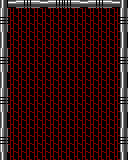

Below is a game level as drawn by its tile map, then a one-line description and the .tmx file that defines it, in full:
An orthogonal 16x20 tile map with 8x8 px tiles, 3 tile layers (Background, Frame, Bricks), 3 tilesets.

<map version="1.4" tiledversion="1.4.2" orientation="orthogonal" renderorder="right-down" width="16" height="20" tilewidth="8" tileheight="8" infinite="0" nextlayerid="4" nextobjectid="1">
 <tileset firstgid="1" name="Patterns" tilewidth="8" tileheight="8" tilecount="25" columns="5">
  <image source="patterns.png" trans="ffffff" width="40" height="40" />
 </tileset>
 <tileset firstgid="26" name="Frame" tilewidth="8" tileheight="8" tilecount="6" columns="3">
  <image source="frame.png" width="24" height="16" />
 </tileset>
 <tileset firstgid="32" name="Bricks" tilewidth="16" tileheight="8" tilecount="10" columns="1">
  <image source="bricks.png" width="16" height="80" />
 </tileset>
 <layer id="1" name="Background" width="16" height="20">
  <data encoding="csv">
0,0,0,0,0,0,0,0,0,0,0,0,0,0,0,0,
0,4,4,4,4,4,4,4,4,4,4,4,4,4,4,0,
0,4,4,4,4,4,4,4,4,4,4,4,4,4,4,0,
0,4,4,4,4,4,4,4,4,4,4,4,4,4,4,0,
0,4,4,4,4,4,4,4,4,4,4,4,4,4,4,0,
0,4,4,4,4,4,4,4,4,4,4,4,4,4,4,0,
0,4,4,4,4,4,4,4,4,4,4,4,4,4,4,0,
0,4,4,4,4,4,4,4,4,4,4,4,4,4,4,0,
0,4,4,4,4,4,4,4,4,4,4,4,4,4,4,0,
0,4,4,4,4,4,4,4,4,4,4,4,4,4,4,0,
0,4,4,4,4,4,4,4,4,4,4,4,4,4,4,0,
0,4,4,4,4,4,4,4,4,4,4,4,4,4,4,0,
0,4,4,4,4,4,4,4,4,4,4,4,4,4,4,0,
0,4,4,4,4,4,4,4,4,4,4,4,4,4,4,0,
0,4,4,4,4,4,4,4,4,4,4,4,4,4,4,0,
0,4,4,4,4,4,4,4,4,4,4,4,4,4,4,0,
0,4,4,4,4,4,4,4,4,4,4,4,4,4,4,0,
0,4,4,4,4,4,4,4,4,4,4,4,4,4,4,0,
0,4,4,4,4,4,4,4,4,4,4,4,4,4,4,0,
0,4,4,4,4,4,4,4,4,4,4,4,4,4,4,0
</data>
 </layer>
 <layer id="2" name="Frame" width="16" height="20">
  <data encoding="csv">
26,29,30,31,30,29,30,31,31,30,29,30,31,30,29,26,
27,0,0,0,0,0,0,0,0,0,0,0,0,0,0,27,
28,0,0,0,0,0,0,0,0,0,0,0,0,0,0,28,
27,0,0,0,0,0,0,0,0,0,0,0,0,0,0,27,
26,0,0,0,0,0,0,0,0,0,0,0,0,0,0,26,
26,0,0,0,0,0,0,0,0,0,0,0,0,0,0,26,
27,0,0,0,0,0,0,0,0,0,0,0,0,0,0,27,
28,0,0,0,0,0,0,0,0,0,0,0,0,0,0,28,
27,0,0,0,0,0,0,0,0,0,0,0,0,0,0,27,
26,0,0,0,0,0,0,0,0,0,0,0,0,0,0,26,
26,0,0,0,0,0,0,0,0,0,0,0,0,0,0,26,
27,0,0,0,0,0,0,0,0,0,0,0,0,0,0,27,
28,0,0,0,0,0,0,0,0,0,0,0,0,0,0,28,
27,0,0,0,0,0,0,0,0,0,0,0,0,0,0,27,
26,0,0,0,0,0,0,0,0,0,0,0,0,0,0,26,
26,0,0,0,0,0,0,0,0,0,0,0,0,0,0,26,
27,0,0,0,0,0,0,0,0,0,0,0,0,0,0,27,
28,0,0,0,0,0,0,0,0,0,0,0,0,0,0,28,
27,0,0,0,0,0,0,0,0,0,0,0,0,0,0,27,
26,0,0,0,0,0,0,0,0,0,0,0,0,0,0,26
</data>
 </layer>
 <layer id="3" name="Bricks" width="16" height="20">
  <data encoding="csv">
0,0,0,0,0,0,0,0,0,0,0,0,0,0,0,0,
0,0,0,0,0,0,0,0,0,0,0,0,0,0,0,0,
0,0,0,0,0,0,0,0,0,0,0,0,0,0,0,0,
0,0,0,0,0,0,0,0,0,0,0,0,0,0,0,0,
0,0,0,0,0,0,0,0,0,0,0,0,0,0,0,0,
0,0,0,0,0,0,0,0,0,0,0,0,0,0,0,0,
0,0,0,0,0,0,0,0,0,0,0,0,0,0,0,0,
0,0,0,0,0,0,0,0,0,0,0,0,0,0,0,0,
0,0,0,0,0,0,0,0,0,0,0,0,0,0,0,0,
0,0,0,0,0,0,0,0,0,0,0,0,0,0,0,0,
0,0,0,0,0,0,0,0,0,0,0,0,0,0,0,0,
0,0,0,0,0,0,0,0,0,0,0,0,0,0,0,0,
0,0,0,0,0,0,0,0,0,0,0,0,0,0,0,0,
0,0,0,0,0,0,0,0,0,0,0,0,0,0,0,0,
0,0,0,0,0,0,0,0,0,0,0,0,0,0,0,0,
0,0,0,0,0,0,0,0,0,0,0,0,0,0,0,0,
0,0,0,0,0,0,0,0,0,0,0,0,0,0,0,0,
0,0,0,0,0,0,0,0,0,0,0,0,0,0,0,0,
0,0,0,0,0,0,0,0,0,0,0,0,0,0,0,0,
0,0,0,0,0,0,0,0,0,0,0,0,0,0,0,0
</data>
 </layer>
</map>
